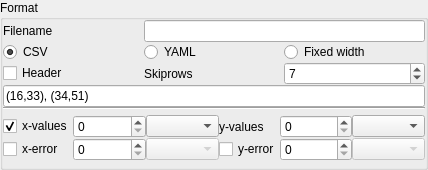
<?xml version="1.0" encoding="UTF-8"?>
<ui version="4.0">
 <class>Form</class>
 <widget class="QWidget" name="Form">
  <property name="geometry">
   <rect>
    <x>0</x>
    <y>0</y>
    <width>428</width>
    <height>170</height>
   </rect>
  </property>
  <property name="windowTitle">
   <string>Form</string>
  </property>
  <layout class="QVBoxLayout" name="verticalLayout">
   <property name="spacing">
    <number>0</number>
   </property>
   <property name="leftMargin">
    <number>0</number>
   </property>
   <property name="topMargin">
    <number>0</number>
   </property>
   <property name="rightMargin">
    <number>0</number>
   </property>
   <property name="bottomMargin">
    <number>0</number>
   </property>
   <item>
    <widget class="QGroupBox" name="groupBox">
     <property name="title">
      <string>Format</string>
     </property>
     <layout class="QGridLayout" name="gridLayout">
      <property name="leftMargin">
       <number>0</number>
      </property>
      <property name="topMargin">
       <number>0</number>
      </property>
      <property name="rightMargin">
       <number>0</number>
      </property>
      <property name="bottomMargin">
       <number>0</number>
      </property>
      <property name="spacing">
       <number>0</number>
      </property>
      <item row="0" column="0">
       <widget class="QLabel" name="label_2">
        <property name="text">
         <string>Filename</string>
        </property>
       </widget>
      </item>
      <item row="0" column="1" colspan="2">
       <widget class="QLineEdit" name="lineEdit_8">
        <property name="enabled">
         <bool>true</bool>
        </property>
        <property name="toolTip">
         <string>The filename of the currently opened file</string>
        </property>
        <property name="dragEnabled">
         <bool>false</bool>
        </property>
        <property name="readOnly">
         <bool>true</bool>
        </property>
        <property name="cursorMoveStyle">
         <enum>Qt::VisualMoveStyle</enum>
        </property>
       </widget>
      </item>
      <item row="1" column="0">
       <widget class="QRadioButton" name="radioButton_2">
        <property name="toolTip">
         <string>Select this if the file that is being opened is a comma separated value file.</string>
        </property>
        <property name="text">
         <string>CSV</string>
        </property>
        <property name="checked">
         <bool>true</bool>
        </property>
       </widget>
      </item>
      <item row="1" column="1">
       <widget class="QRadioButton" name="radioButton_3">
        <property name="toolTip">
         <string>&lt;html&gt;&lt;head/&gt;&lt;body&gt;&lt;p&gt;Use this option to open a YAML file exported by ChiSurf or associated tools.&lt;/p&gt;&lt;/body&gt;&lt;/html&gt;</string>
        </property>
        <property name="text">
         <string>YAML</string>
        </property>
       </widget>
      </item>
      <item row="1" column="2">
       <widget class="QRadioButton" name="radioButton">
        <property name="toolTip">
         <string>&lt;html&gt;&lt;head/&gt;&lt;body&gt;&lt;p&gt;Use this option of open fixed column width files.&lt;/p&gt;&lt;/body&gt;&lt;/html&gt;</string>
        </property>
        <property name="text">
         <string>Fixed width</string>
        </property>
        <property name="checked">
         <bool>false</bool>
        </property>
       </widget>
      </item>
      <item row="2" column="0">
       <widget class="QCheckBox" name="checkBox_2">
        <property name="enabled">
         <bool>true</bool>
        </property>
        <property name="toolTip">
         <string>If this checkbox is checked, the column header of the file is processed</string>
        </property>
        <property name="text">
         <string>Header</string>
        </property>
        <property name="checked">
         <bool>false</bool>
        </property>
       </widget>
      </item>
      <item row="2" column="1">
       <widget class="QLabel" name="label">
        <property name="text">
         <string>Skiprows</string>
        </property>
       </widget>
      </item>
      <item row="2" column="2">
       <widget class="QSpinBox" name="spinBox">
        <property name="toolTip">
         <string>&lt;html&gt;&lt;head/&gt;&lt;body&gt;&lt;p&gt;This corresponds to the number of lines that are being skipped before the header of the columns. THis option is only used when reading CSV files or fixed width column width files.&lt;/p&gt;&lt;/body&gt;&lt;/html&gt;</string>
        </property>
        <property name="maximum">
         <number>9999</number>
        </property>
        <property name="value">
         <number>7</number>
        </property>
       </widget>
      </item>
      <item row="4" column="0" colspan="3">
       <widget class="Line" name="line_2">
        <property name="orientation">
         <enum>Qt::Horizontal</enum>
        </property>
       </widget>
      </item>
      <item row="5" column="0" colspan="3">
       <widget class="QWidget" name="widget" native="true">
        <layout class="QVBoxLayout" name="verticalLayout_2">
         <property name="spacing">
          <number>0</number>
         </property>
         <property name="leftMargin">
          <number>0</number>
         </property>
         <property name="topMargin">
          <number>0</number>
         </property>
         <property name="rightMargin">
          <number>0</number>
         </property>
         <property name="bottomMargin">
          <number>0</number>
         </property>
         <item>
          <layout class="QGridLayout" name="gridLayout_2">
           <property name="spacing">
            <number>0</number>
           </property>
           <item row="1" column="2">
            <widget class="QComboBox" name="comboBox_error_x_column">
             <property name="enabled">
              <bool>false</bool>
             </property>
             <property name="editable">
              <bool>false</bool>
             </property>
            </widget>
           </item>
           <item row="0" column="5">
            <widget class="QComboBox" name="comboBox_y_column">
             <property name="editable">
              <bool>false</bool>
             </property>
            </widget>
           </item>
           <item row="1" column="0">
            <widget class="QCheckBox" name="checkBox_3">
             <property name="sizePolicy">
              <sizepolicy hsizetype="Fixed" vsizetype="Fixed">
               <horstretch>0</horstretch>
               <verstretch>0</verstretch>
              </sizepolicy>
             </property>
             <property name="layoutDirection">
              <enum>Qt::LeftToRight</enum>
             </property>
             <property name="text">
              <string>x-error</string>
             </property>
            </widget>
           </item>
           <item row="1" column="3">
            <widget class="QCheckBox" name="checkBox_4">
             <property name="sizePolicy">
              <sizepolicy hsizetype="Fixed" vsizetype="Fixed">
               <horstretch>0</horstretch>
               <verstretch>0</verstretch>
              </sizepolicy>
             </property>
             <property name="layoutDirection">
              <enum>Qt::LeftToRight</enum>
             </property>
             <property name="text">
              <string>y-error</string>
             </property>
            </widget>
           </item>
           <item row="1" column="5">
            <widget class="QComboBox" name="comboBox_error_y_column">
             <property name="enabled">
              <bool>false</bool>
             </property>
             <property name="editable">
              <bool>false</bool>
             </property>
            </widget>
           </item>
           <item row="0" column="0">
            <widget class="QCheckBox" name="checkBox">
             <property name="sizePolicy">
              <sizepolicy hsizetype="Fixed" vsizetype="Fixed">
               <horstretch>0</horstretch>
               <verstretch>0</verstretch>
              </sizepolicy>
             </property>
             <property name="text">
              <string>x-values</string>
             </property>
             <property name="checked">
              <bool>true</bool>
             </property>
            </widget>
           </item>
           <item row="0" column="2">
            <widget class="QComboBox" name="comboBox_x_column">
             <property name="editable">
              <bool>false</bool>
             </property>
            </widget>
           </item>
           <item row="0" column="3">
            <widget class="QLabel" name="label_3">
             <property name="sizePolicy">
              <sizepolicy hsizetype="Fixed" vsizetype="Preferred">
               <horstretch>0</horstretch>
               <verstretch>0</verstretch>
              </sizepolicy>
             </property>
             <property name="text">
              <string>y-values</string>
             </property>
            </widget>
           </item>
           <item row="1" column="1">
            <widget class="QSpinBox" name="spinBox_3"/>
           </item>
           <item row="0" column="1">
            <widget class="QSpinBox" name="spinBox_2"/>
           </item>
           <item row="0" column="4">
            <widget class="QSpinBox" name="spinBox_4"/>
           </item>
           <item row="1" column="4">
            <widget class="QSpinBox" name="spinBox_5"/>
           </item>
          </layout>
         </item>
        </layout>
       </widget>
      </item>
      <item row="3" column="0" colspan="3">
       <widget class="QLineEdit" name="lineEdit">
        <property name="text">
         <string>(16,33), (34,51)</string>
        </property>
       </widget>
      </item>
     </layout>
    </widget>
   </item>
  </layout>
  <action name="actionUseHeader">
   <property name="text">
    <string>UseHeader</string>
   </property>
  </action>
  <action name="actionSkiprows">
   <property name="text">
    <string>Skiprows</string>
   </property>
  </action>
  <action name="actionColspecs">
   <property name="text">
    <string>colspecs</string>
   </property>
  </action>
  <action name="actionCsvType">
   <property name="text">
    <string>csvType</string>
   </property>
  </action>
  <action name="actionSetError">
   <property name="text">
    <string>setErrorX</string>
   </property>
  </action>
  <action name="actionReverseData">
   <property name="text">
    <string>ReverseData</string>
   </property>
  </action>
  <action name="actionColumnsChanged">
   <property name="text">
    <string>ColumnsChanged</string>
   </property>
  </action>
 </widget>
 <resources/>
 <connections>
  <connection>
   <sender>checkBox_3</sender>
   <signal>toggled(bool)</signal>
   <receiver>comboBox_error_x_column</receiver>
   <slot>setEnabled(bool)</slot>
   <hints>
    <hint type="sourcelabel">
     <x>38</x>
     <y>126</y>
    </hint>
    <hint type="destinationlabel">
     <x>111</x>
     <y>126</y>
    </hint>
   </hints>
  </connection>
  <connection>
   <sender>checkBox_4</sender>
   <signal>toggled(bool)</signal>
   <receiver>comboBox_error_y_column</receiver>
   <slot>setEnabled(bool)</slot>
   <hints>
    <hint type="sourcelabel">
     <x>174</x>
     <y>126</y>
    </hint>
    <hint type="destinationlabel">
     <x>237</x>
     <y>126</y>
    </hint>
   </hints>
  </connection>
  <connection>
   <sender>checkBox</sender>
   <signal>toggled(bool)</signal>
   <receiver>comboBox_x_column</receiver>
   <slot>setEnabled(bool)</slot>
   <hints>
    <hint type="sourcelabel">
     <x>38</x>
     <y>106</y>
    </hint>
    <hint type="destinationlabel">
     <x>111</x>
     <y>106</y>
    </hint>
   </hints>
  </connection>
  <connection>
   <sender>checkBox_2</sender>
   <signal>toggled(bool)</signal>
   <receiver>actionUseHeader</receiver>
   <slot>trigger()</slot>
   <hints>
    <hint type="sourcelabel">
     <x>107</x>
     <y>43</y>
    </hint>
    <hint type="destinationlabel">
     <x>-1</x>
     <y>-1</y>
    </hint>
   </hints>
  </connection>
  <connection>
   <sender>spinBox</sender>
   <signal>valueChanged(QString)</signal>
   <receiver>actionSkiprows</receiver>
   <slot>trigger()</slot>
   <hints>
    <hint type="sourcelabel">
     <x>230</x>
     <y>43</y>
    </hint>
    <hint type="destinationlabel">
     <x>-1</x>
     <y>-1</y>
    </hint>
   </hints>
  </connection>
  <connection>
   <sender>lineEdit</sender>
   <signal>textChanged(QString)</signal>
   <receiver>actionColspecs</receiver>
   <slot>trigger()</slot>
   <hints>
    <hint type="sourcelabel">
     <x>169</x>
     <y>63</y>
    </hint>
    <hint type="destinationlabel">
     <x>-1</x>
     <y>-1</y>
    </hint>
   </hints>
  </connection>
  <connection>
   <sender>checkBox_3</sender>
   <signal>toggled(bool)</signal>
   <receiver>actionSetError</receiver>
   <slot>trigger()</slot>
   <hints>
    <hint type="sourcelabel">
     <x>30</x>
     <y>127</y>
    </hint>
    <hint type="destinationlabel">
     <x>-1</x>
     <y>-1</y>
    </hint>
   </hints>
  </connection>
  <connection>
   <sender>checkBox_4</sender>
   <signal>toggled(bool)</signal>
   <receiver>actionSetError</receiver>
   <slot>trigger()</slot>
   <hints>
    <hint type="sourcelabel">
     <x>163</x>
     <y>127</y>
    </hint>
    <hint type="destinationlabel">
     <x>-1</x>
     <y>-1</y>
    </hint>
   </hints>
  </connection>
  <connection>
   <sender>spinBox_2</sender>
   <signal>valueChanged(int)</signal>
   <receiver>actionColumnsChanged</receiver>
   <slot>trigger()</slot>
   <hints>
    <hint type="sourcelabel">
     <x>96</x>
     <y>108</y>
    </hint>
    <hint type="destinationlabel">
     <x>-1</x>
     <y>-1</y>
    </hint>
   </hints>
  </connection>
  <connection>
   <sender>spinBox_3</sender>
   <signal>valueChanged(int)</signal>
   <receiver>actionColspecs</receiver>
   <slot>trigger()</slot>
   <hints>
    <hint type="sourcelabel">
     <x>96</x>
     <y>135</y>
    </hint>
    <hint type="destinationlabel">
     <x>-1</x>
     <y>-1</y>
    </hint>
   </hints>
  </connection>
  <connection>
   <sender>spinBox_4</sender>
   <signal>valueChanged(int)</signal>
   <receiver>actionColspecs</receiver>
   <slot>trigger()</slot>
   <hints>
    <hint type="sourcelabel">
     <x>299</x>
     <y>108</y>
    </hint>
    <hint type="destinationlabel">
     <x>-1</x>
     <y>-1</y>
    </hint>
   </hints>
  </connection>
  <connection>
   <sender>spinBox_5</sender>
   <signal>valueChanged(int)</signal>
   <receiver>actionColumnsChanged</receiver>
   <slot>trigger()</slot>
   <hints>
    <hint type="sourcelabel">
     <x>299</x>
     <y>135</y>
    </hint>
    <hint type="destinationlabel">
     <x>-1</x>
     <y>-1</y>
    </hint>
   </hints>
  </connection>
  <connection>
   <sender>radioButton</sender>
   <signal>toggled(bool)</signal>
   <receiver>actionCsvType</receiver>
   <slot>trigger()</slot>
   <hints>
    <hint type="sourcelabel">
     <x>353</x>
     <y>51</y>
    </hint>
    <hint type="destinationlabel">
     <x>-1</x>
     <y>-1</y>
    </hint>
   </hints>
  </connection>
  <connection>
   <sender>radioButton_2</sender>
   <signal>toggled(bool)</signal>
   <receiver>actionCsvType</receiver>
   <slot>trigger()</slot>
   <hints>
    <hint type="sourcelabel">
     <x>73</x>
     <y>51</y>
    </hint>
    <hint type="destinationlabel">
     <x>-1</x>
     <y>-1</y>
    </hint>
   </hints>
  </connection>
  <connection>
   <sender>radioButton_3</sender>
   <signal>toggled(bool)</signal>
   <receiver>actionCsvType</receiver>
   <slot>trigger()</slot>
   <hints>
    <hint type="sourcelabel">
     <x>213</x>
     <y>51</y>
    </hint>
    <hint type="destinationlabel">
     <x>-1</x>
     <y>-1</y>
    </hint>
   </hints>
  </connection>
 </connections>
</ui>
